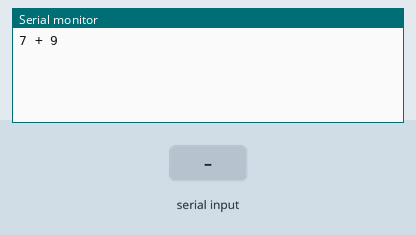
Bench run of a sketch on a simulated Arduino Uno, built with avr-gcc and run on an emulated ATmega328P. Shown: the last lines printed to the serial monitor. The test bench sets the inputs (shaded band). Random numbers use the default seed unless the sketch sets one.

Above: at 1.2 s.
1.3 s: "90,45\n" received over Serial
At 2.5 s:
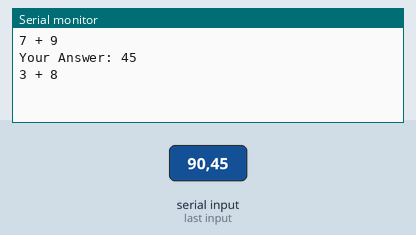
2.8 s: "30,150\n" received over Serial
At 3.8 s:
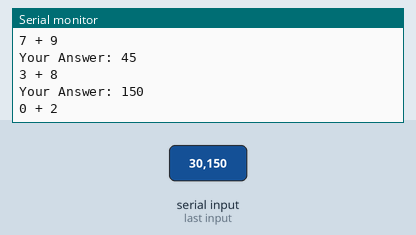

Measured:
- after the input at 1.3 s, the serial monitor: prints a new line at once (image 1)
- after the input at 2.8 s, the serial monitor: prints a new line at once (image 2)

The sketch:

HW1-1.ino
```cpp
#include <Wire.h>

int first[10];
int second[10];
int answer[10];
int input[10];
int answerCount;
int questionCount;
int firstTime;
int question = 10;

void setup(){
  Serial.begin(9600);
  while (!Serial) {
    ; // wait for serial port to connect. Needed for native USB
  }
  answerCount = 0;
  questionCount = 0;
  firstTime = 0;
}

void loop(){
  if(firstTime == 0){
    for(int x = 0; x < question; x++){
      first[x] = random(0, 10);
      second[x] = random(0, 10);
      answer[x] = first[x] + second[x];
    }
    firstTime++;
  }

  if( questionCount < question && questionCount == answerCount  ){
    Serial.print(String(first[questionCount]));
    Serial.print(" + ");
    Serial.println(String(second[questionCount]));
    questionCount++;
  }

  if(Serial.available() > 0){
    if (questionCount!=0){
      int val = Serial.parseInt();
      byte enter = Serial.read();
      if(enter == 10){
         while (!Serial) {
            ;
        }
        Serial.print("Your Answer: ");
        Serial.println(String(val));
        input[answerCount]=val;
        answerCount++;

        if (answerCount >= question){
          for(int x = 0; x < question; x++){
            Serial.print("You Enter: ");
            Serial.print(String(input[x]));
            Serial.print(" for Question ");
            Serial.print(String(x + 1));
            if (input[x] == answer[x]){
              Serial.println(", the answer is correct");
            } else {
              Serial.print(", the answer is incorrect, the correct answer is ");
              Serial.print(String(answer[x]));
              Serial.println(".");
            }
          }
        }
      }
    }
  }
}
```
